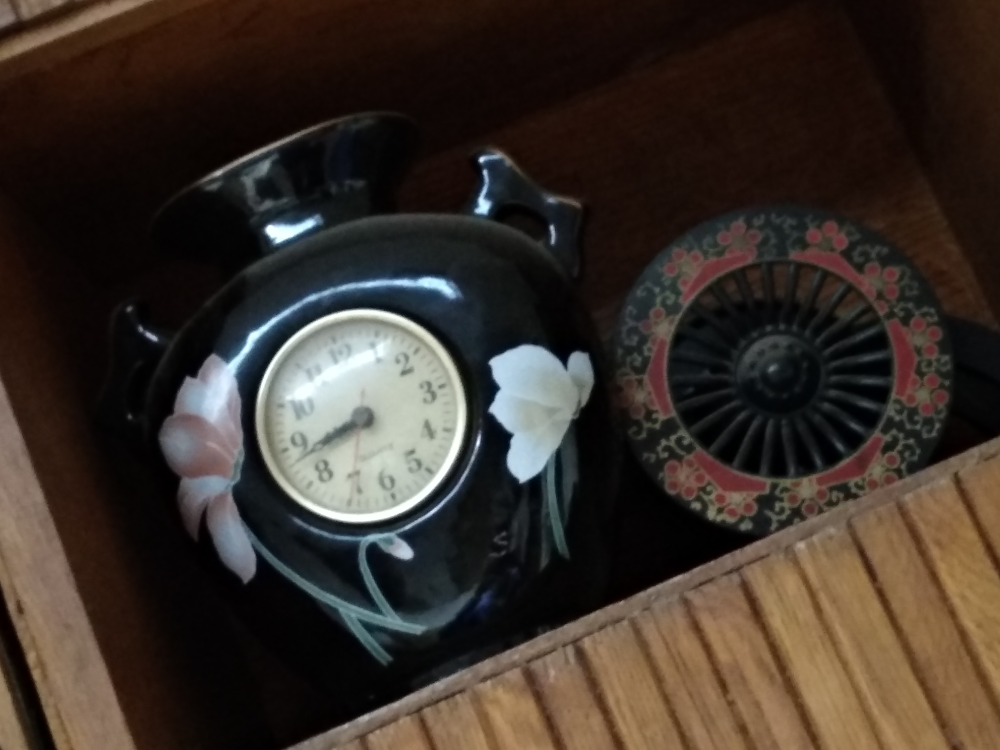
#> input picture Digital Image Processing/OpenCV/gallery/object.jpg, 4000 x 3000 px, found by its file name (shown at 1/4 size)
$ python featureMatchBRUDFORCE.py
#> lines starting #> are read from the running program, lines starting #| are printed output that depends on the picture
import cv2
import numpy as np
import matplotlib.pyplot as plt


objImg = cv2.imread("../../gallery/object.jpg", cv2.IMREAD_GRAYSCALE)
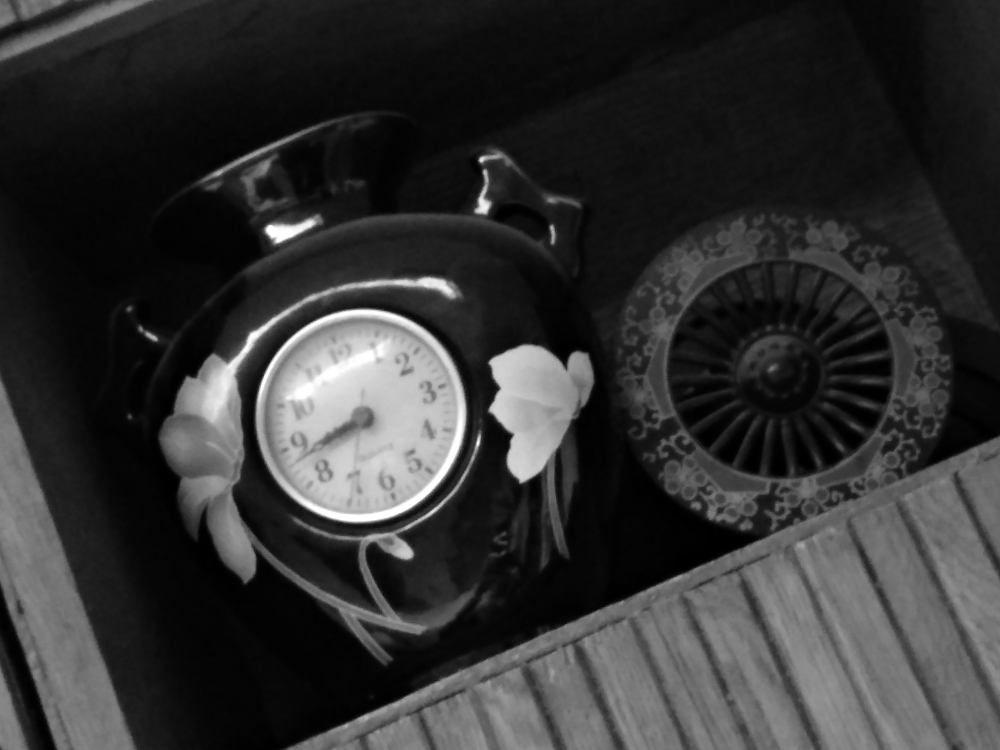
#> objImg: shape (3000, 4000) (shown at 1/4 size); min 0, max 255, mean 50.8
sceneImg = cv2.imread("../../gallery/scene.jpg", cv2.IMREAD_GRAYSCALE)
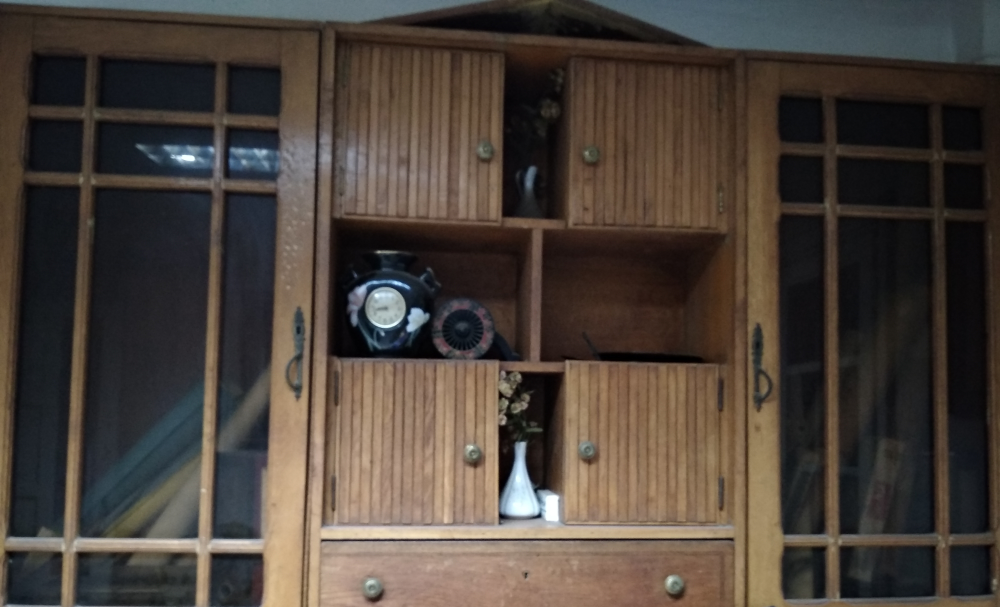
#> input picture Digital Image Processing/OpenCV/gallery/scene.jpg, 4000 x 2428 px, found by its file name (shown at 1/4 size)
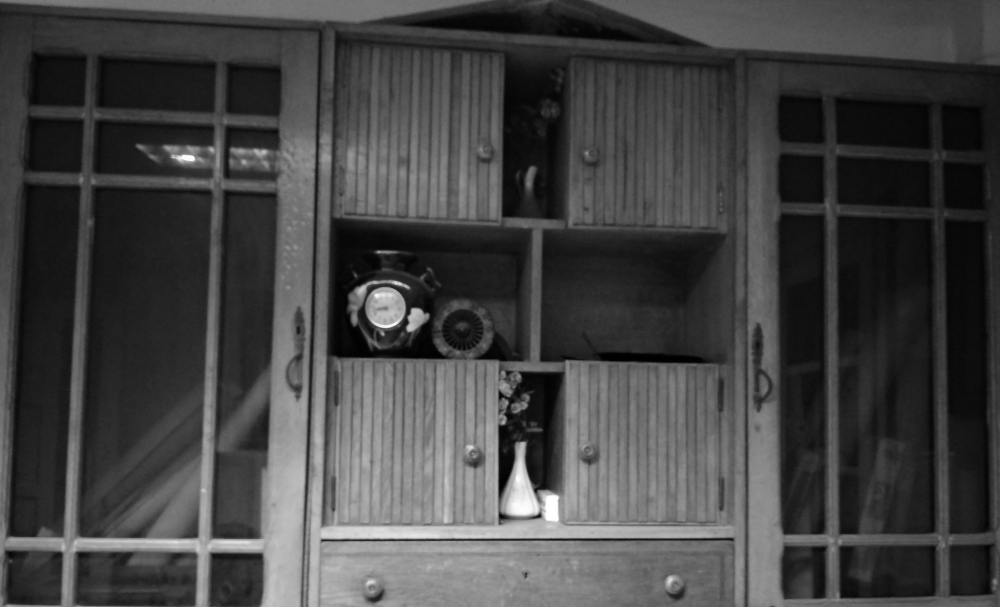
#> sceneImg: shape (2428, 4000) (shown at 1/4 size); min 0, max 255, mean 67.7

bfr = cv2.ORB_create()
kp1, dst1 = bfr.detectAndCompute(objImg, None)
#> kp1 = 500 keypoints; strongest (x, y, size): (1924, 641, 111.1), (1917, 641, 111.1), (1923, 642, 92.6), (1939, 684, 111.1)
kp2, dst2 = bfr.detectAndCompute(sceneImg, None)
#> kp2 = 500 keypoints; strongest (x, y, size): (2161, 2064, 111.1), (2159, 2057, 92.6), (2162, 2063, 92.6), (1645, 1236, 111.1)

bf = cv2.BFMatcher(cv2.NORM_HAMMING, crossCheck=True)
matches = bf.match(dst1, dst2)
#> matches = 71 matches
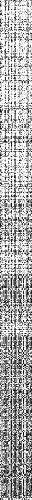
#> dst1: shape (500, 32); min 0, max 255, mean 170.3
matches = sorted(matches, key=lambda x: x.distance)

# matchMask = [[0, 0] for i in range((len(matches)))]
drawParams = dict(matchColor=(0, 255, 0), singlePointColor=(255, 0, 0))
matchedScene = cv2.drawMatches(objImg, kp2, sceneImg, kp1,
                               matches[:11], None, flags=0, **drawParams)
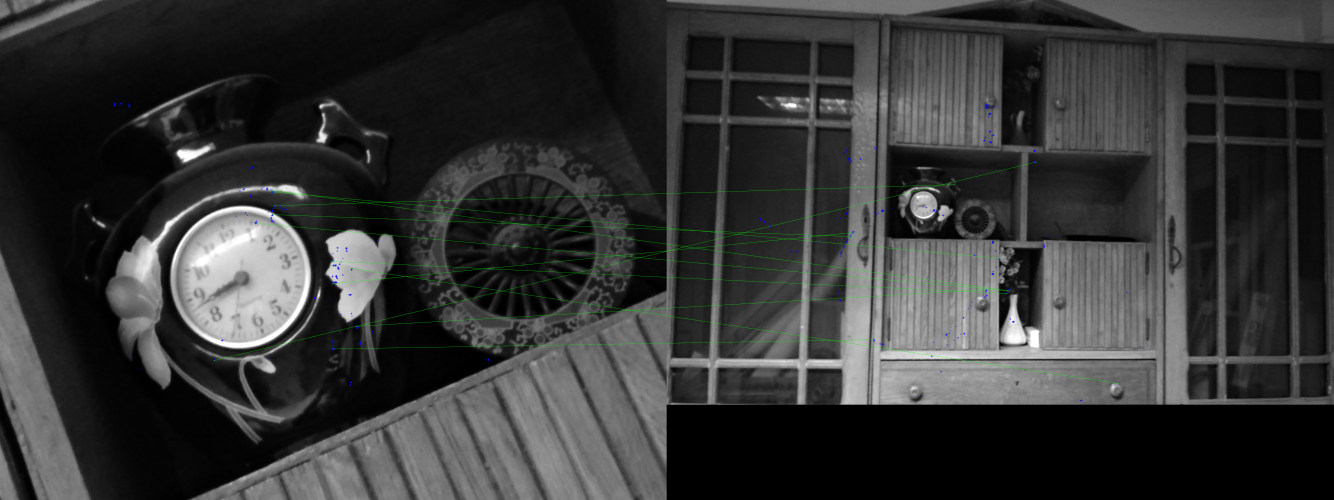
#> matchedScene: shape (3000, 8000, 3) (shown at 1/6 size); mean of channels 0, 1, 2 52.7, 53.2, 52.6; drawn as B, G, R
matchedScene = cv2.resize(matchedScene, (1200, 800))
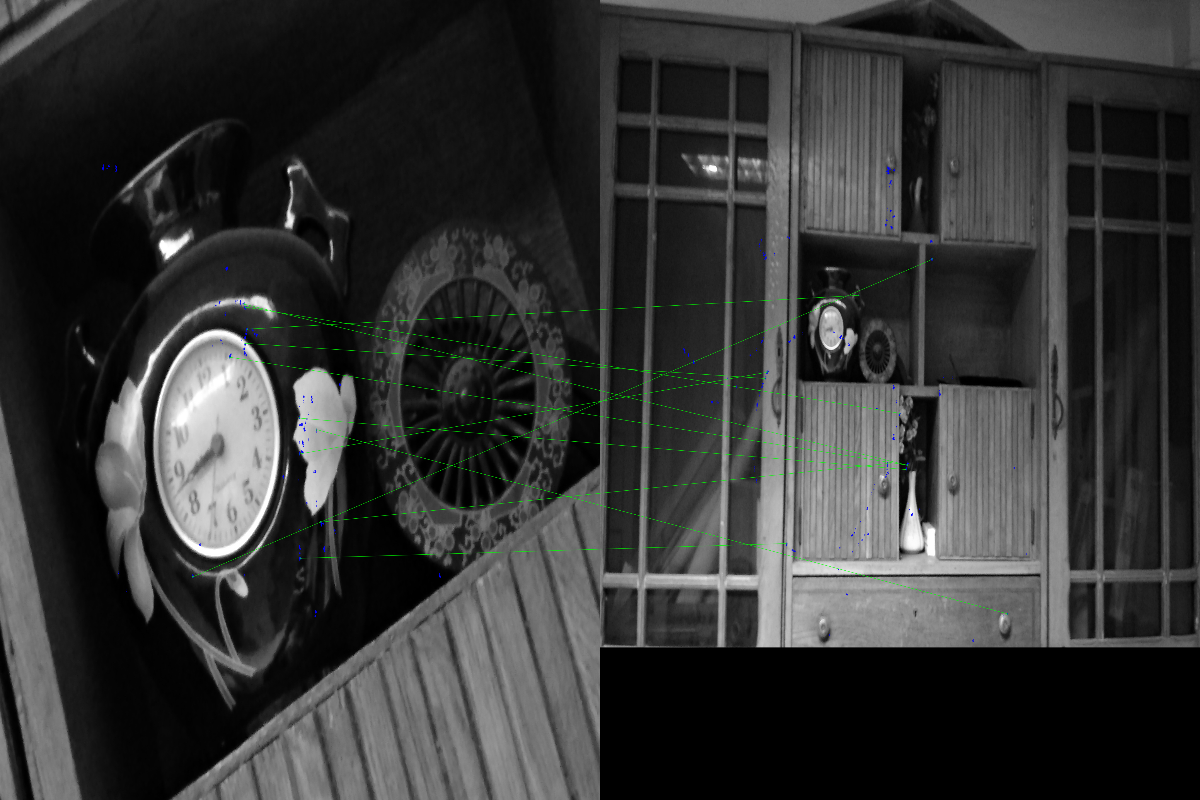
#> matchedScene: shape (800, 1200, 3); mean of channels 0, 1, 2 52.6, 53.2, 52.5; drawn as B, G, R

cv2.imshow("detected-features", matchedScene)
cv2.waitKey(0)
cv2.destroyAllWindows()
